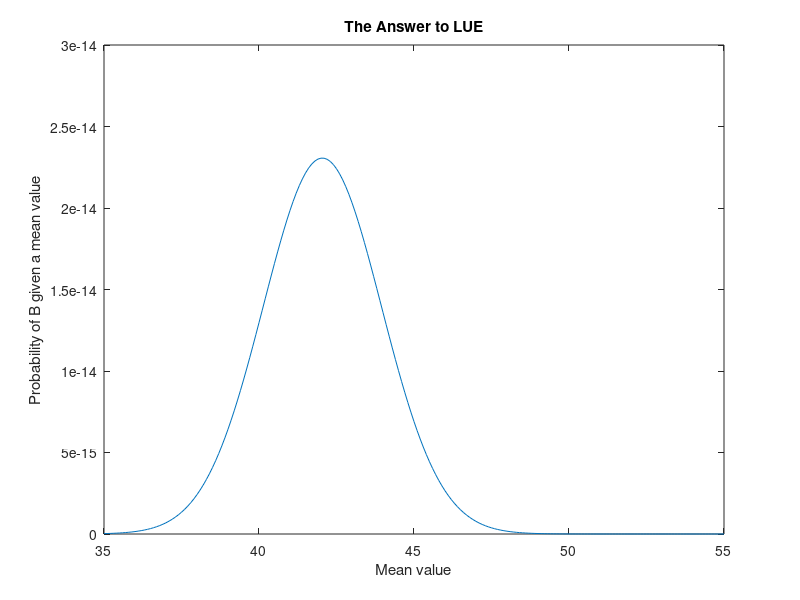

Write MATLAB code to recreate this figure.
sigma = [6.8 7.4 6.3 5.0 6.6 5.4 5.8 5.9 5.4 6.9];
A = [38.9 34.2 52.1 38.7 44.1 40.4 48.7 48.0 38.1 35.7];
mu = 35:0.1:55;

P_A_mu = 1./(sigma(1).*sqrt(2*pi)).*exp(-.5*((A(1)-mu)./sigma(1)).^2) ... 
    .*1./(sigma(2).*sqrt(2*pi)).*exp(-.5*((A(2)-mu)./sigma(2)).^2) ...
    .*1./(sigma(3).*sqrt(2*pi)).*exp(-.5*((A(3)-mu)./sigma(3)).^2)...
    .*1./(sigma(4).*sqrt(2*pi)).*exp(-.5*((A(4)-mu)./sigma(4)).^2) ... 
    .*1./(sigma(5).*sqrt(2*pi)).*exp(-.5*((A(5)-mu)./sigma(5)).^2) ...
    .*1./(sigma(6).*sqrt(2*pi)).*exp(-.5*((A(6)-mu)./sigma(6)).^2)...
    .*1./(sigma(7).*sqrt(2*pi)).*exp(-.5*((A(7)-mu)./sigma(7)).^2)...    
    .*1./(sigma(8).*sqrt(2*pi)).*exp(-.5*((A(8)-mu)./sigma(8)).^2) ... 
    .*1./(sigma(9).*sqrt(2*pi)).*exp(-.5*((A(9)-mu)./sigma(9)).^2) ...
    .*1./(sigma(10).*sqrt(2*pi)).*exp(-.5*((A(10)-mu)./sigma(10)).^2);

plot(mu,P_A_mu)
title('The Answer to LUE')
xlabel('Mean value')
ylabel('Probability of B given a mean value')
